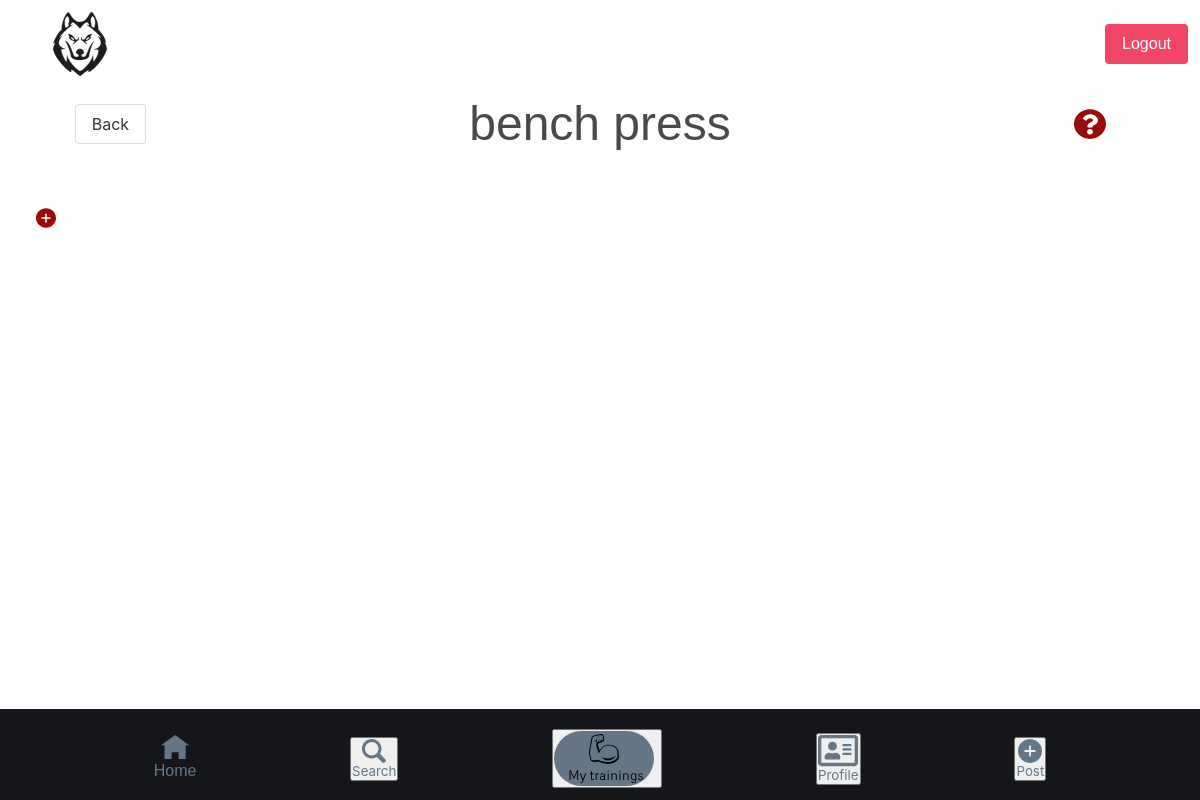
Page /views/fitness/exercices.php?id=17 (signed in) on the earlier database version.
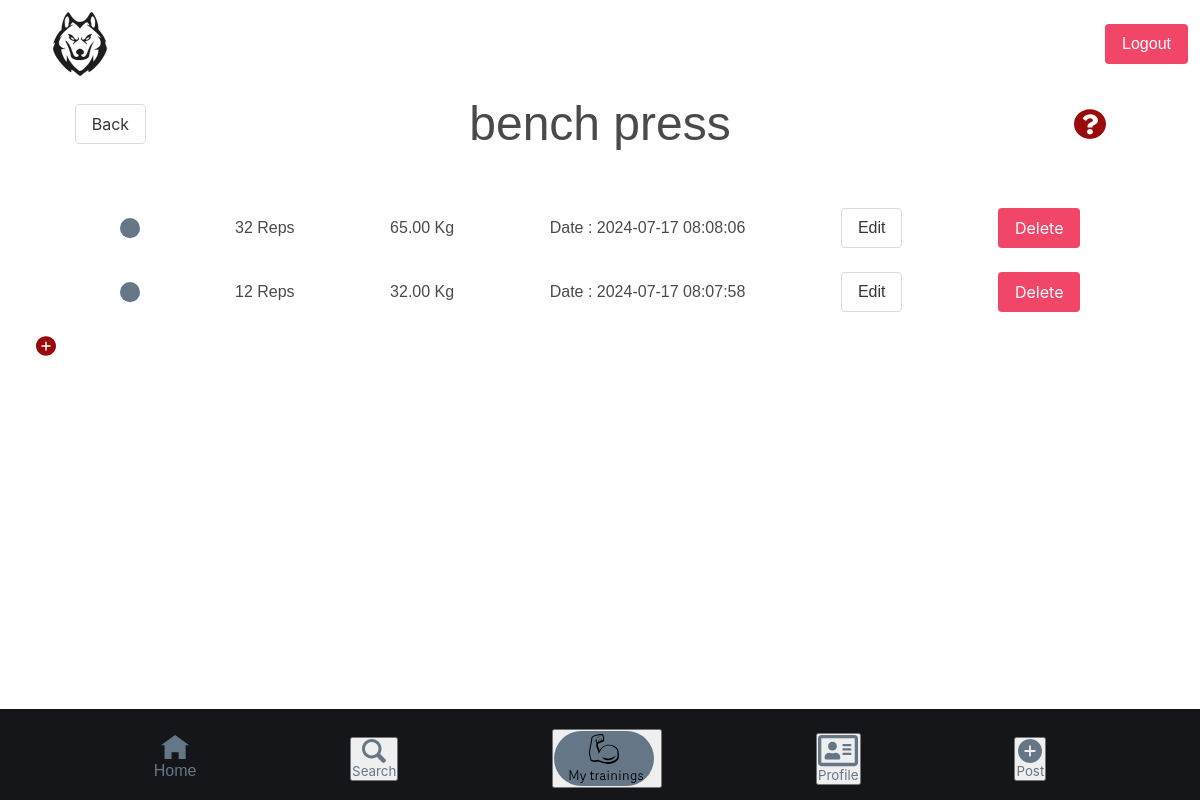
Same page on the later database version.
### tables this page shows
CREATE TABLE IF NOT EXISTS `exercice` (
  `id` int NOT NULL AUTO_INCREMENT,
  `name` varchar(50) NOT NULL DEFAULT '?',
  `training_id` int NOT NULL,
  `description` text NOT NULL,
  `user_id` int NOT NULL,
  PRIMARY KEY (`id`)
);

CREATE TABLE IF NOT EXISTS `exercise_logs` (
  `id` int NOT NULL AUTO_INCREMENT,
  `training_exercise_id` int NOT NULL,
  `reps` int NOT NULL,
  `weight` decimal(10,2) NOT NULL,
  `logged_at` timestamp NOT NULL DEFAULT CURRENT_TIMESTAMP,
  `user_id` int NOT NULL,
  PRIMARY KEY (`id`)
);

### views/fitness/exercices.php (the view, shortened to what this page needs)
<?php
include "../../components/header.php";
include "../../components/navbar.php";
require "../../components/db.php";
$id = $_GET['id'] ?? 0;
$sql = "SELECT name, description, user_id FROM exercice WHERE id = :id";
$req = $db->prepare($sql);
$req->bindValue(':id', $id, PDO::PARAM_INT);
$req->execute();
$exercice = $req->fetch(PDO::FETCH_ASSOC);
$sql = "SELECT * FROM exercise_logs WHERE training_exercise_id = :id ORDER BY logged_at DESC";
$req = $db->prepare($sql);
$req->bindValue(':id', $id, PDO::PARAM_INT);
$req->execute();
$exercisesSpec = $req->fetchAll(PDO::FETCH_ASSOC);
?>
<div class="columns is-flex-direction-row">
    <div style="width:60%;" class="is-flex is-justify-content-center is-align-items-center">
        <button type="button" class="button" onclick="javascript:history.go(-1)">Back</button>
    </div>
    <h1 class="column is-three-fifths has-text-centered is-size-1">
        <?= htmlspecialchars($exercice['name']) ?>
    </h1>
    <div class="column is-one-fifth is-flex is-justify-content-center is-align-items-center">
        <a href="#" onclick="showDescriptionModal('<?= htmlspecialchars($exercice['description']) ?>')">
            <img src="../../assets/question_mark.svg" class="image is-32x32" alt="exercise description">
        </a>
    </div>
</div>
<div class="">
    <ul class="column is-flex-direction-column">
        <?php foreach ($exercisesSpec as $exerciseSpec) : ?>
            <li class="column">
                <div class="is-flex is-flex-direction-row is-align-items-center is-justify-content-space-evenly">
                    <img src="../../assets/round.svg" alt="">
                    <p><?= htmlspecialchars($exerciseSpec['reps']) ?> Reps</p>
                    <p><?= htmlspecialchars($exerciseSpec['weight']) ?> Kg</p>
                    <p>Date : <?= htmlspecialchars($exerciseSpec['logged_at']) ?></p>
                    <a class="button edit-set" href="#" data-log-id="<?= $exerciseSpec['id'] ?>" data-reps="<?= $exerciseSpec['reps'] ?>" data-weight="<?= $exerciseSpec['weight'] ?>">Edit</a>
                    <form method="POST" action="" style="display:inline;">
                        <button class="button is-danger" type="submit" name="delete-set">Delete</button>
                    </form>
                </div>
            </li>
        <?php endforeach; ?>
        <li>
            <a href="#" id="log-set" class="column ml-3 is-one-fifth">
                <img src="../../assets/add.svg" alt="">
            </a>
        </li>
    </ul>
</div>
<?php
include "../../components/footer.php";
?>

### components/header.php (shortened to what this page needs)
<html lang="en">
  <head>
    <link rel="stylesheet" href="../../node_modules/bulma/css/bulma.css">
    <link rel="stylesheet" href="../../stylesheet/style.css">
  </head>
  <body class="site">
    <main class="m-0">

### components/navbar.php
<nav class="navbar pers_navbar" style="width:100%">
        <a href="../feed/feed.php" class="logo py-3" >
          <img class="ml-6 image is-64x64" src="../../assets/logo.svg" alt="wolf fitness logo">
        </a>
        <div class="navbar-end">
            <div class="navbar-item">
                <div class="buttons">
                    <?php if (!isset($_SESSION["user"])): ?>
                    <a href="../credential/create_login.php" class="button is-primary">
                        <strong>Register</strong>
                    </a>
                    <a href="../credential/login.php" class="button is-info is-dark">
                        Login
                    </a>
                    <?php else: ?>
                    <a href="../credential/logout.php" class="button is-danger is-dark">
                        Logout
                    </a>
                    <?php endif; ?>
                </div>
            </div>
        </div>
      </nav>

### components/footer.php (shortened to what this page needs)
    <footer id="footer" style="background-color: #14161a">
      <nav class="pers-footer navbar pers_navbar  mt-2">
        <div class=" my-3 is-flex is-justify-content-space-evenly is-align-items-center" style="width:100%">
          <a class="pers_button home has-text-centered img is-32x32" href="../feed/feed.php">
            <img src="../../assets/home.svg" alt="Home button">
            <p style="color: #657786;">
              Home
            </p>
          </a>
          <button class="pers_button search has-text-centered img is-32x32" onclick="">
            <a href="../search/search.php">
              <img src="../../assets/magnifier.svg" alt="Search button">
              <p style="color: #657786;">
                Search
              </p>
            </a>
          </button>
          <?php if (isset($_SESSION["user"])): ?>
          <button type="button" class="post has-text-centered img is-32x32">
            <a href="../fitness/fitness.php">
              <img src="../../assets/training.svg" alt="trainings">
            </a>
          </button>
          <button type="button" class="pers_button post has-text-centered img is-32x32">
            <a href="../profile/profile.php">
              <img src="../../assets/profile.svg" alt="profile">
              <p style="color: #657786;">
                Profile
              </p>
            </a>
          </button>
          <?php endif; ?>
          <?php if (function_exists('validatepost') && isset($_SESSION["user"])): ?>
            <button class="pers_button post has-text-centered img is-32x32" onclick="newPost()">
              <img src="../../assets/plus.svg" alt="Post button">
              <p style="color: #657786;">
                Post
              </p>
            </button>
          <?php endif; ?>
        </div>
      </nav>
    </footer>
  </main>
</body>

### stylesheet/style.css (style rules this page uses)
* { padding: 0; margin: 0; box-sizing: border-box; }
body { font-family: "router", sans-serif; min-height: 100vh; min-width: 100%; }
.pers-footer { background-color: #14161a !important; }

### components/header.php (style rules this page uses)
#footer { position: fixed; bottom: 0; left: 0; width: 100%; transition: transform 0.3s ease-in-out; }

Differences in the rows shown:
added exercise_logs: reps "32", weight "65.00", logged_at "2024-07-17 08:08:06"
added exercise_logs: reps "12", weight "32.00", logged_at "2024-07-17 08:07:58"
